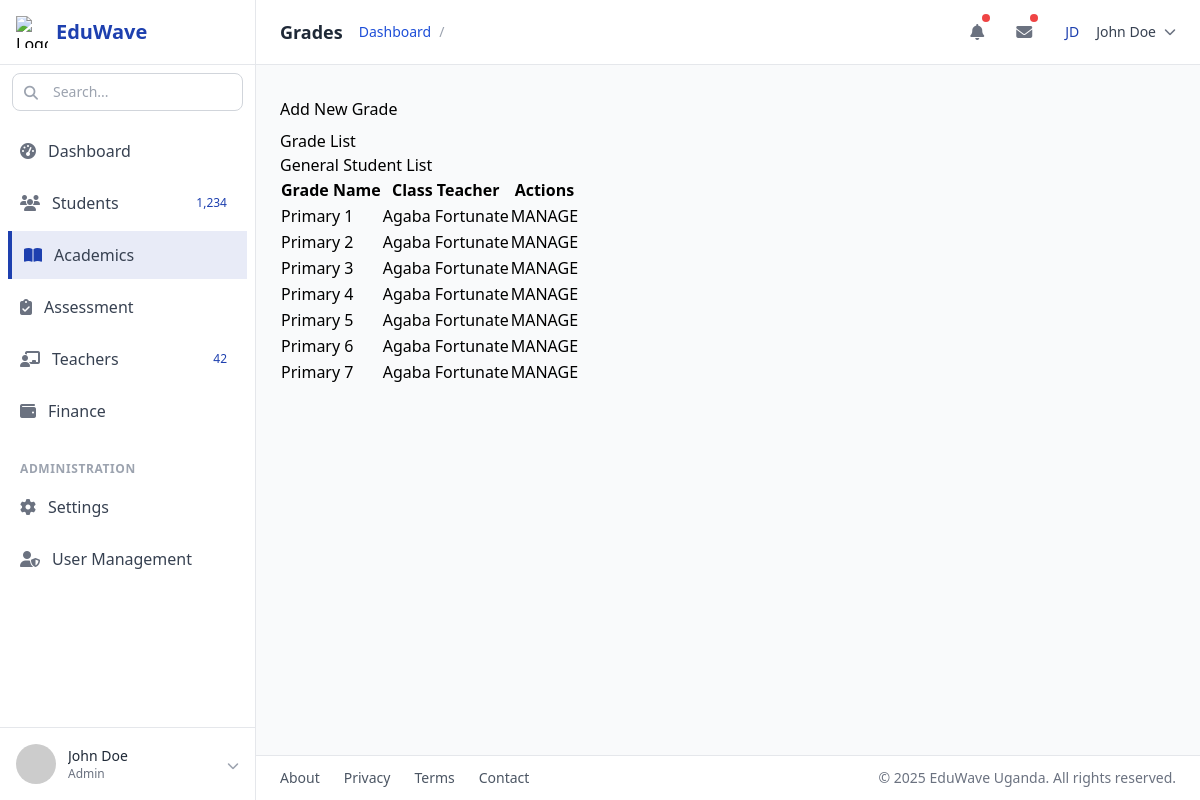
/academics/grades/ (signed in), run on the app's committed database.
### academic/models.py (models this page shows, shortened)
class Grade(models.Model):
    grade_name = models.CharField(max_length=50)
    class_teacher = models.ForeignKey(
        Teacher, on_delete=models.SET_NULL, null=True, related_name="grades")
    created = models.DateField(auto_now_add=True)
    updated = models.DateField(auto_now=True)
    class Meta:
        db_table = "class"
        db_table_comment = "This includes Students address data"
        ordering = ["grade_name"]

### teachers/models.py (models this page shows, shortened)
class Teacher(models.Model):
    GENDER = (
        ("male", "male"),
        ("female", "female"),
    )
    user = models.OneToOneField(CustomUser, on_delete=models.CASCADE, related_name="teacher")
    registration_id = models.CharField(max_length=100, unique=True)
    first_name = models.CharField(max_length=150)
    last_name = models.CharField(max_length=150)
    gender = models.CharField(max_length=50, choices= GENDER, default= 'male')
    year_of_entry = models.CharField(
        max_length=4,
        validators=[
            RegexValidator(
                regex=r'^\d{4}$',
                message="Year must be in YYYY format.",
            )
        ],
        verbose_name="Year of Entry"
    )
    profile_picture = models.ImageField(upload_to="teacher_profile_pictures", null=True, blank=True)
    school = models.ForeignKey('management.GeneralInformation', on_delete=models.CASCADE, related_name="teachers")
    registered_by = models.ForeignKey(settings.AUTH_USER_MODEL, on_delete=models.DO_NOTHING, blank=True, null=True, related_name="registered_teachers")
    class Meta:
        db_table = "teachers"
    def __str__(self):
        return f"{self.first_name} {self.last_name}"

### accounts/decorators.py (the view)
        def wrapper(request, *args, **kwargs):
            if request.user.is_authenticated and request.user.role in allowed_roles:
                return view_func(request, *args, **kwargs)
            if redirect_url:
                return redirect(redirect_url)
            raise PermissionDenied

### academic/views.py (called while the page is built)
@role_required(allowed_roles=['ADMIN', 'ACADEMIC'])
def grades(requests):
    grades_list = Grade.objects.all()
    return render(requests, "grades.html", {"grades_list": grades_list})

### academic/templates/grades.html
{% extends 'base.html' %}
{% block page_title %}Grades{% endblock page_title %}
{% block academicsSetActive %}active{% endblock academicsSetActive %}
{% block content %}
<div class="my-2">
    <a href="{% url 'register_grade' %}" class="btn btn-default">Add New Grade</a>
</div>
<div class="card">
    <div class="header">
        <h4 class="title">Grade List</h4>
        <p class="category">General Student List</p>
    </div>
    <div class="content table-responsive table-full-width">
        {% if grades_list %}
            <table class="table table-striped">
                <thead>
                    <th class="text-primary fw-bold">Grade Name</th>
                    <th class="text-primary fw-bold">Class Teacher</th>
                    <th class="text-primary fw-bold">Actions</th>
                </thead>
                <tbody>
                    {% for grade in grades_list %}
                    <tr>
                        <td>{{grade.grade_name}}</td>
                        <td>{{grade.class_teacher}}</td>
                        <td><a href="/students/student-details/{{student.id}}" class="btn btn-danger btn-sm">MANAGE</a></td>
                    </tr>
                    {% endfor %}
                </tbody>
            </table>
        {% else %}
            <div class="container">
                <p class="text-primary fw-bold">No Grades found.</p>
            </div>
        {% endif %}
    </div>
</div>
{% endblock content %}

### data on the page
Grade: grade_name "Primary 1", class_teacher "Agaba Fortunate"
Grade: grade_name "Primary 2", class_teacher "Agaba Fortunate"
Grade: grade_name "Primary 3", class_teacher "Agaba Fortunate"
Grade: grade_name "Primary 4", class_teacher "Agaba Fortunate"
Grade: grade_name "Primary 5", class_teacher "Agaba Fortunate"
Grade: grade_name "Primary 6", class_teacher "Agaba Fortunate"
Grade: grade_name "Primary 7", class_teacher "Agaba Fortunate"
